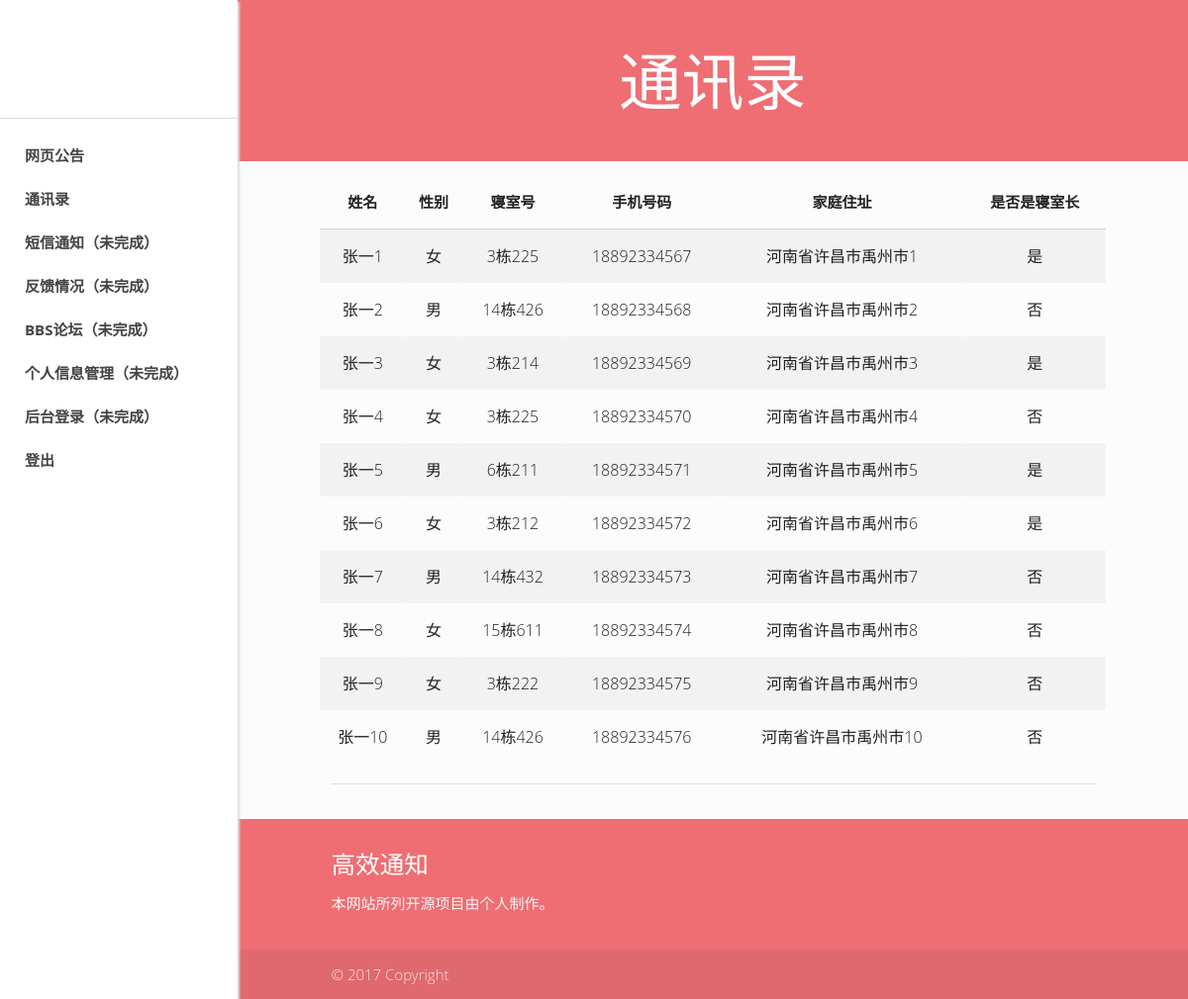
Page /info/get/contact (signed in) on the committed database.
### app/model.py (models this page shows, shortened)
class Contact(db.Model):
    __tablename__ = 'contact'
    contact_id = db.Column(db.Integer, primary_key=True)
    name = db.Column(db.String(20))
    student_id = db.Column(db.String(20))
    phone = db.Column(db.String(15))
    room_id = db.Column(db.String(20))
    is_roon_leader = db.Column(db.String(2))
    gender = db.Column(db.String(2))
    address = db.Column(db.String(50))

### app/main/view.py (the view)
@main.route("/info/get/contact")
@login_required
def contact():
    all_contact = Contact.query.all()
    return render_template("contact_table.html", contacts=all_contact)

### app/model.py (called while the page is built)
@login.user_loader
def load_user(username):
    return User.query.get(username)

### app/templates/contact_table.html
{% extends "base.html" %}
{% block body %}
    {{ super() }}
{% endblock %}
{% block content %}
    <div class="row">
        <table class="striped centered">
            <thead>
            <th>姓名</th>
            <th>性别</th>
            <th>寝室号</th>
            <th>手机号码</th>
            <th>家庭住址</th>
            <th>是否是寝室长</th>
            </thead>
            <tbody>
            {% for contact in contacts %}
                <tr>
                    <td class="light text-lg">{{ contact.name }}</td>
                    <td class="light text-lg">{{ contact.gender }}</td>
                    <td class="light text-lg">{{ contact.room_id }}</td>
                    <td class="light text-lg">{{ contact.phone }}</td>
                    <td class="light text-lg">{{ contact.address }}</td>
                    <td class="light text-lg">{{ contact.is_roon_leader }}</td>
                </tr>
            {% endfor %}
            </tbody>
        </table>
    </div>
{% endblock %}
{% block content_title %}
    通讯录
{% endblock %}

### app/templates/base.html (shortened to what this page needs)
<!DOCTYPE html>
<html lang="en">
<head>
    <link rel="stylesheet" href="/static/materialize.min.css">
    <link rel="stylesheet" href="/static/index.css">
    <link rel="stylesheet" href="/static/prism.css">
</head>
<body>
{% block body %}
    <aside id="nav-mobile" class="sidebar">
        <section class="logo">
        </section>
        <ul class="nav clearfix">
            <li><a href="/info/get/news">网页公告</a></li>
            <li><a href="/info/get/contact">通讯录</a></li>
            <li class="sidebar-collapsible">
                <ul class="collapsible collapsible-accordion">
                    <li>
                        <a class="collapsible-header  waves-effect waves-teal">短信通知（未完成）</a>
                    </li>
                </ul>
            </li>
            <li><a href="#">反馈情况（未完成）</a></li>
            <li><a href="#">BBS论坛（未完成）</a></li>
            <li><a href="#">个人信息管理（未完成）</a></li>
            <li><a href="#">后台登录（未完成）</a></li>
            <li><a href="/logout">登出</a></li>
        </ul>
    </aside>
    <main>
        <div class="index-banner section no-pad-bot primary-bg">
            <div class="container">
                <h1 class=" center-on-small-only  text-light center">{% block content_title %}{% endblock %}</h1>
                <br>
            </div>
        </div>
        <div class="container">
            <div class="section">
                {% block content %}
                {% endblock %}
                <div class="divider"></div>
            </div>
    </main>
    <footer class="page-footer">
        <div class="container">
            <div class="row">
                <div class="col s12">
                    <h5 class="white-text">高效通知</h5>
                    <p class="grey-text text-lighten-4">本网站所列开源项目由个人制作。</p>
                </div>
            </div>
        </div>
        <div class="footer-copyright">
            <div class="container">
                © 2017 Copyright
            </div>
        </div>
    </footer>
{% endblock %}
</body>
</html>

### app/static/index.css (style rules this page uses)
html { font-family: 'Open Sans', Helvetica, Tahoma, Arial, "Microsoft YaHei", "微软雅黑", STXihei, "华文细黑", SimSun, "宋体", Heiti, "黑体", sans-serif; }
.primary-bg { background-color: #ee6e73; }
.text-light { color: #fff; }
.text-lg { font-size: 16px; }
.sidebar { width: 240px; position: fixed; box-shadow: 2px 2px 2px #ddd; height: 100%; background-color: #fff; z-index: 998; }
.sidebar .logo { width: 100%; text-align: center; height: 90px; border-bottom: 1px solid #ddd; margin-top: 30px; }
.sidebar a { line-height: 44px; height: 44px; font-weight: bolder; display: block; color: #444; padding: 0 25px; }
.sidebar .collapsible { border: none; box-shadow: none; margin: 0; }
.sidebar .collapsible-header { border: none; background-color: transparent; }
html { background-color: #fcfcfc; }
main, footer { padding-left: 240px; }
p { color: rgba(0,0,0,0.71); padding: 0; -webkit-font-smoothing: antialiased; }
@media only screen and (min-width: 993px) { .container { width: 85%; } }

### rows in the picture
Contact: name "张一1", gender "女", room_id "3栋225", phone "18892334567", address "河南省许昌市禹州市1", is_roon_leader "是"
Contact: name "张一2", gender "男", room_id "14栋426", phone "18892334568", address "河南省许昌市禹州市2", is_roon_leader "否"
Contact: name "张一3", gender "女", room_id "3栋214", phone "18892334569", address "河南省许昌市禹州市3", is_roon_leader "是"
Contact: name "张一4", gender "女", room_id "3栋225", phone "18892334570", address "河南省许昌市禹州市4", is_roon_leader "否"
Contact: name "张一5", gender "男", room_id "6栋211", phone "18892334571", address "河南省许昌市禹州市5", is_roon_leader "是"
Contact: name "张一6", gender "女", room_id "3栋212", phone "18892334572", address "河南省许昌市禹州市6", is_roon_leader "是"
Contact: name "张一7", gender "男", room_id "14栋432", phone "18892334573", address "河南省许昌市禹州市7", is_roon_leader "否"
Contact: name "张一8", gender "女", room_id "15栋611", phone "18892334574", address "河南省许昌市禹州市8", is_roon_leader "否"
Contact: name "张一9", gender "女", room_id "3栋222", phone "18892334575", address "河南省许昌市禹州市9", is_roon_leader "否"
Contact: name "张一10", gender "男", room_id "14栋426", phone "18892334576", address "河南省许昌市禹州市10", is_roon_leader "否"
